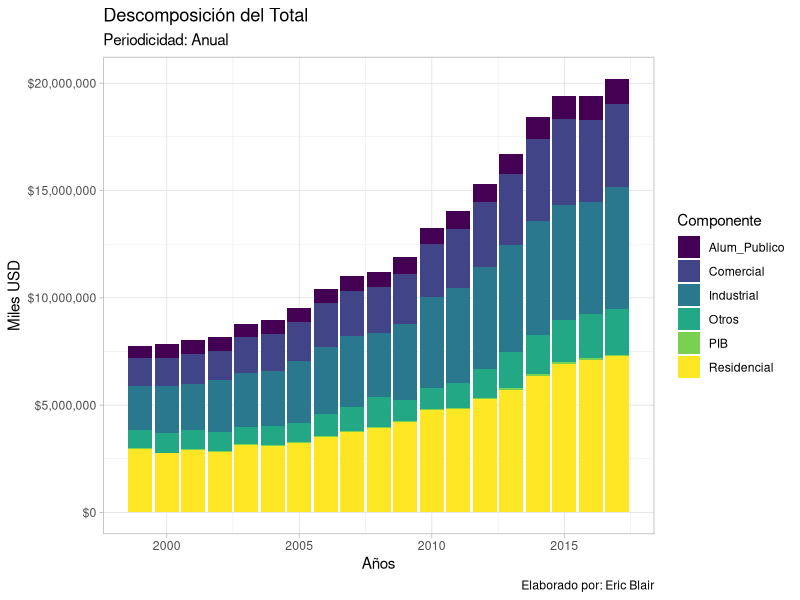
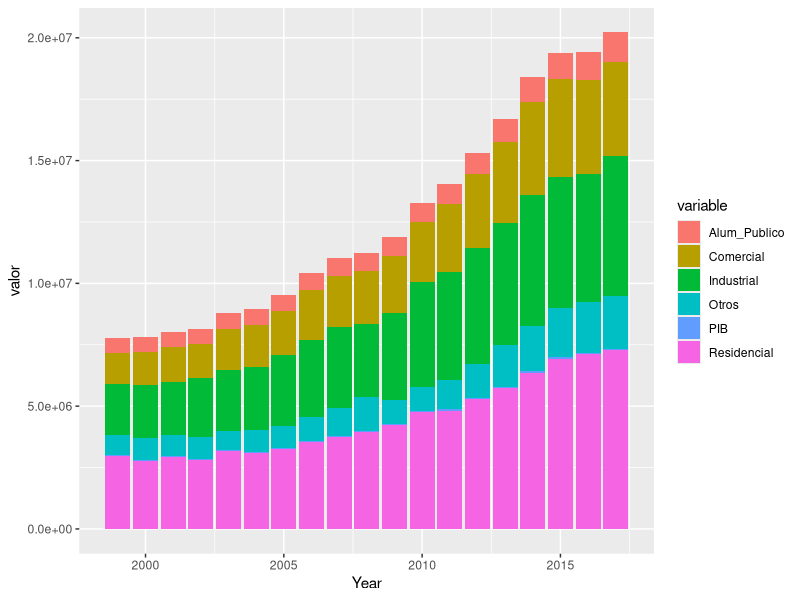
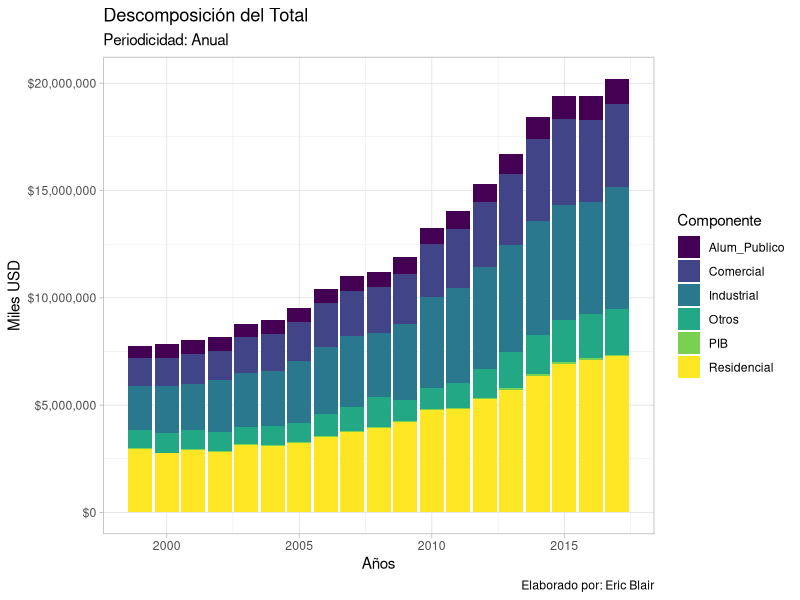
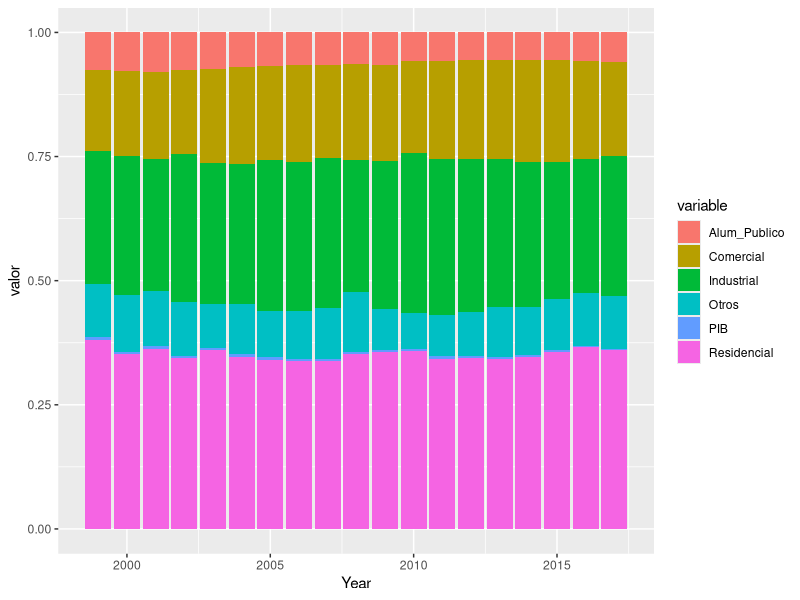
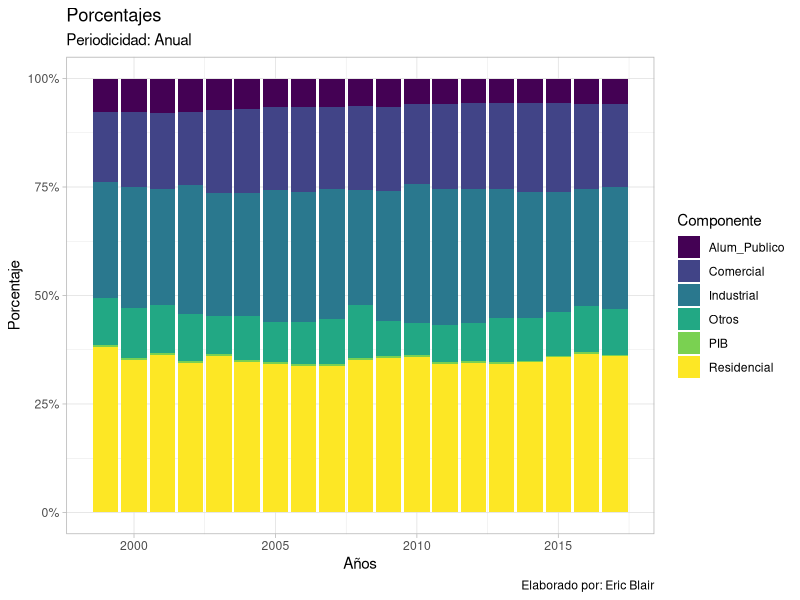
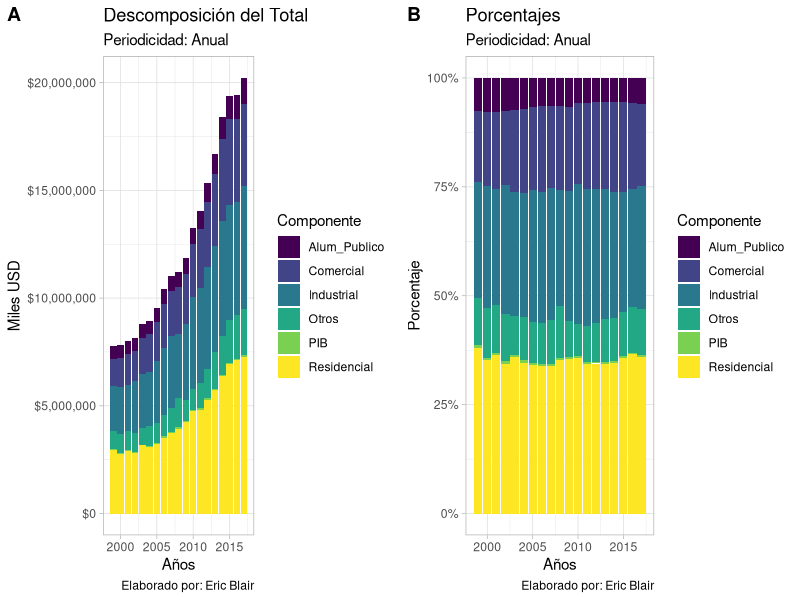

These charts were generated, in order, by the following R code:
## ---- chunk 1
knitr::opts_chunk$set(echo = TRUE)
## ---- chunk 2

library(tidyverse)

barras_data <- read.table(
  text = '"Year"	"Residencial"	"Comercial"	"Industrial"	"Alum_Publico"	"Otros"	"Total"	"PIB"
1999	2960304.10032	1263990.201535	2072556.317377	593209.077133	840630.458316	7730690.154681	37318.961
2000	2754376.536226	1340596.946627	2193883.730571	608315.778822	892165.035113	7789338.027359	37726.41
2001	2915740.957621	1411664.732147	2139392.832765	634090.725733	888609.843636	7989499.091902	39241.363
2002	2806151.064327	1371347.90274	2426899.530174	623708.591302	883457.067934	8111564.156477	40848.994
2003	3161384.445246	1670604.579659	2497741.599647	639645.329194	782747.018026	8752122.971772	41961.262
2004	3101252.015002	1732679.321517	2535568.448954	631408.973711	899392.755598	8900301.514782	45406.71
2005	3247987.111009	1819669.748557	2883989.111589	635884.433337	890430.727586	9477961.132078	47809.319
2006	3525687.26949	2039201.734226	3136147.024558	683315.919535	990465.767275	10374817.715084	49914.615
2007	3726120.488361	2081225.111711	3319661.348945	713187.586289	1129376.93429	10969571.469596	51007.777
2008	3942948.598279	2152699.754519	2989730.482448	720944.766436	1358335.462967	11164659.064649	54250.408
2009	4225759.675627	2297635.136859	3545404.268636	787267.989596	972913.17591	11828980.246628	54557.732
2010	4750913.85968	2449708.010119	4264212.117044	775056.180783	968968.383498	13208858.551124	56481.055
2011	4814025.906743	2760607.110628	4409466.401476	815434.827859	1174336.54497	13973870.791676	60925.064
2012	5277439.394383	3053383.736677	4715147.056582	850243.24684	1363082.682288	15259296.11677	64362.433
2013	5726839.633464	3336888.790533	4960458.004916	933025.849029	1684323.633689	16641535.911631	67546.128
2014	6364000.961558	3785720.5819	5353434.598867	1023341.737025	1810676.280142	18337174.159492	70105.362
2015	6927706.602879	3981733.456981	5360437.619105	1081317.747618	1979834.995281	19331030.421864	70174.677
2016	7104846.536734	3839123.588635	5231381.543307	1127096.823243	2049140.834711	19351589.32663	69314.066
2017	7268729.910058	3832363.339025	5698316.624193	1206765.261801	2142005.709584	20148180.844661	70955.691
2018	NA NA NA NA NA 21051744.74	71932.84',
  header = TRUE
) %>% filter(complete.cases(.))


## ---- chunk 3
# Uso de eval y parse_expr:
gather_mod <- function(data,var){

  # Armo el vector de nombres:
  var_2 <- var %>% 
    str_c("-",.) %>% 
    str_c(collapse = ",")
  
  # Defino a "variable" y "valor" como fijas para [1] y [2]
  str_c(
    'gather(data,"variable","valor",',
    var_2,
    ')'
  ) %>% 
    rlang::parse_expr(.) %>%  
    eval                      #<< [**]
}

gather_mod(barras_data,"Year")
# ** Eval va a evaluar y buscar los elementos, primero en el entorno de la función
#    luego fuera de ella en el entorno global

## ---- chunk 4

library(scales)
library(viridis)

gather_mod(barras_data,
           "Year"
           ) %>% 
  filter(variable != "Total") %>% 
  ggplot(aes(x = Year,
             y = valor,
             fill = variable
             ))+
  geom_col()+
  scale_y_continuous(labels = dollar) +
  scale_fill_viridis_d() +
  labs(title = "Descomposición del Total",
       subtitle = "Periodicidad: Anual" ,
       caption = "Elaborado por: Eric Blair",
       x = "Años",
       y = "Miles USD",
       fill = "Componente")+
  theme_light()

## ---- chunk 5

library(scales)
library(viridis)

p <- gather_mod(barras_data, "Year") %>% 
  filter(variable != "Total") %>%     # Quito las columnas que no deseo 
  ggplot(aes(x = Year,                #<< La función "aes" va a tomar los  
             y = valor,               #<< argumentos dependiendo del   
             fill = variable          #<< gráfico  
             )
         )+
  geom_col()                          #<< Elijo el tipo  


p #<< [1]

## ---- chunk 6

p <- p +
  scale_y_continuous(labels = dollar) +       #<< [2]
  scale_fill_viridis_d() +                    #<< [3]
  labs(title = "Descomposición del Total",    #<< [4] 
       subtitle = "Periodicidad: Anual" ,
       caption = "Elaborado por: Eric Blair",
       x = "Años",
       y = "Miles USD",
       fill = "Componente")+
  theme_light()                                #<< [5]


p
## ---- chunk 7

q <- gather_mod(barras_data, "Year") %>% 
  filter(variable != "Total") %>%     # Quito las columnas que no deseo 
  ggplot(aes(x = Year,                #<< La función "aes" va a tomar los  
             y = valor,               #<< argumentos dependiendo del   
             fill = variable          #<< gráfico  
             )
         )+
  geom_bar(stat  = "identity",position = "fill")                          #<< Elijo el tipo  


q #<< [1]

## ---- chunk 8

q <- q +
  scale_y_continuous(labels = percent) +       #<< [2]
  scale_fill_viridis_d() +                    #<< [3]
  labs(title = "Porcentajes",    #<< [4] 
       subtitle = "Periodicidad: Anual" ,
       caption = "Elaborado por: Eric Blair",
       x = "Años",
       y = "Porcentaje",
       fill = "Componente")+
  theme_light()                                #<< [5]

q

## ---- chunk 9
library(ggpubr)


join_plot <- ggarrange(p,q,labels = c("A","B"),nrow = 1)

join_plot

